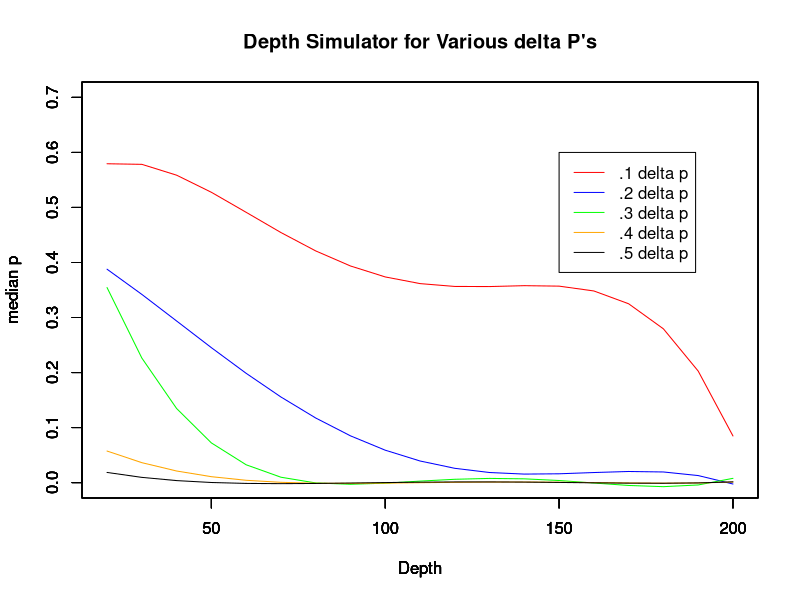
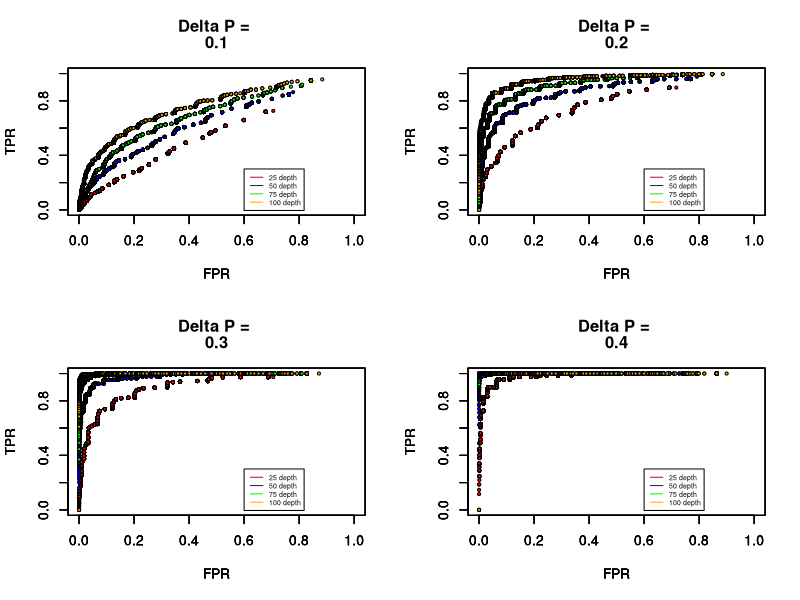

Reproduce these figures in R, in order.



fishersim = function(nm,nf,pm,pf){
MP = rbinom(1,nm, pm)             #samples value for p
FP = rbinom(1,nf,pf) 
MQ = nm - MP                      #calculates rest of reads as q
FQ = nf - FP
mable = c(MP,MQ)                  # puts values into a column
fable = c(FP,FQ)
cable = cbind(mable,fable)        #makes a 2x2 table
return (fisher.test(cable))
}



NfisherSim = function(N,nm,nf,pm,pf){
mylist = c() 
for (i in 1:N){
mylist = append(mylist,c(fishersim(nm,nf,pm,pf)$p.value)) #collects N pvalues in a list
} 
return(mylist)    #returns list of N pvalues
}



dimSim = function(){ #compares the regression lines of five values of delta P across different depths
list1=c()
list2=c()
list3=c()
list4=c()
list5 = c()
for (delta in seq(.6,1,.1)){         # concantonates the median p-value for each depth at each delta p value
for (depth in seq(20,200,10)){
test = median(NfisherSim(30,(depth/2),(depth/2),.5,delta))
if (delta == .6){
list1 = append(list1,test)}
if (delta == .7){
list2 = append(list2,test)}
if (delta == .8){
list3 = append(list3,test)}
if (delta == .9){
list4 = append(list4,test)}
if (delta == 1){
list5 = append(list5,test)}
}
}

xaxis = seq(20,200,10)             # enters the lists into a data frame
sample1 = data.frame(xaxis, list1)
sample2 = data.frame(xaxis, list2)
sample3 = data.frame(xaxis, list3)
sample4 = data.frame(xaxis, list4)
sample5 = data.frame(xaxis, list5)

fit1 = lm(sample1$list1 ~ poly(sample1$xaxis,4,raw=TRUE)) # polynomial regression for each delta p
fit2 = lm(sample2$list2 ~ poly(sample2$xaxis,4,raw=TRUE))
fit3 = lm(sample3$list3 ~ poly(sample3$xaxis,4,raw=TRUE))
fit4 = lm(sample4$list4 ~ poly(sample4$xaxis,4,raw=TRUE))
fit5 = lm(sample5$list5 ~ poly(sample5$xaxis,4,raw=TRUE))

plot(xaxis,list1, xlab = "Depth", ylab = "median p", pch = 21, bg= 'red', ylim = c(0,.7), type='n', main = "Depth Simulator for Various delta P's")
par(new=TRUE)
plot(xaxis,list2, xlab = "Depth", ylab = "median p", pch = 21, bg= 'blue', ylim = c(0,.7), cex=.5, type='n')
par(new=TRUE)
plot(xaxis,list3, xlab = "Depth", ylab = "median p", pch = 21, bg= 'green', ylim = c(0,.7), cex=.5, type='n')
par(new=TRUE)
plot(xaxis,list4, xlab = "Depth", ylab = "median p", pch = 21, bg= 'orange', ylim = c(0,.7), cex=.5, type='n')
par(new=TRUE)
plot(xaxis,list5, xlab = "Depth", ylab = "median p", pch = 21, bg= 'black', ylim = c(0,.7), cex=.5, type='n')

points(sample1$xaxis, predict(fit1), type = 'l', col='red',lwd=1)
points(sample2$xaxis, predict(fit2), type = 'l', col='blue',lwd=1)
points(sample2$xaxis, predict(fit3), type = 'l', col='green',lwd=1)
points(sample2$xaxis, predict(fit4), type = 'l', col='orange',lwd=1)
points(sample2$xaxis, predict(fit5), type = 'l', col='black',lwd=1)

legend(150,.6, c(".1 delta p",".2 delta p",".3 delta p",".4 delta p",".5 delta p"), lty=c(1,1), lwd=c(1,1),col=c("red","blue","green","orange","black"))


return(list1)
}

dimSim()





ROCcurve = function(deltaP){

list50f = c()
list50t = c()
list100f = c()
list100t = c()
list150f = c()
list150t = c()
list200f = c()
list200t = c()

pcutoff= seq(0,1,.00005)
#pcutoff =  c(10^-seq(0,7,.01),seq(0,1,.0005))
pcutoff = sort(pcutoff)

for (depth in seq(25,100,25)){
false = NfisherSim(1000,(depth),(depth),.5,.5)
true = NfisherSim(1000,(depth),(depth),.5,(.5+ deltaP))
for (pcut in pcutoff){

fp = sum(false < pcut)
tp = sum(true < pcut)

fpr = (fp / 1000 )
tpr = (tp / 1000 )

if (depth == 25){
list50f = append(list50f, fpr)
list50t = append(list50t, tpr)
}
if (depth == 50){
list100f = append(list100f, fpr)
list100t = append(list100t, tpr)
}
if (depth == 75){
list150f = append(list150f, fpr)
list150t = append(list150t, tpr)
}
if (depth == 100){
list200f = append(list200f, fpr)
list200t = append(list200t, tpr)
}
}

sample50 = data.frame(list50f, list50t)
sample100 = data.frame(list100f, list100t)
sample150 = data.frame(list150f, list150t)
sample200 = data.frame(list200f, list200t)

}

#fit1 = lm(sample50$list50t ~ poly(sample50$list50f,4,raw=TRUE)) # polynomial regression for each delta p : not used

plot(sample50, xlab = "FPR", ylab = "TPR", pch = 21, bg= 'red', ylim = c(0,1), xlim= c(0,1), cex=.5, main = c('Delta P = ', deltaP))
par(new=TRUE)
plot(sample100, xlab = "FPR", ylab = "TPR", pch = 21, bg= 'blue',ylim = c(0,1), xlim= c(0,1), cex=.5) #type='n' removes points
par(new=TRUE)
plot(sample150, xlab = "FPR", ylab = "TPR", pch = 21, bg= 'green', ylim = c(0,1), xlim= c(0,1), cex=.5)
par(new=TRUE)
plot(sample200, xlab = "FPR", ylab = "TPR", pch = 21, bg= 'orange',ylim = c(0,1), xlim= c(0,1), cex=.5)

legend(.6,.3, cex=.5, c("25 depth","50 depth","75 depth","100 depth"), lty=c(1,1), lwd=c(1,1),col=c("red","blue","green","orange"))

#points(sample100$list100f, predict(fit2), type = 'l', col='blue',lwd=1)

}






ROCgraph = function(){

attach(mtcars)
par(mfrow=c(2,2))

(ROCcurve(.1))
(ROCcurve(.2))
(ROCcurve(.3))
(ROCcurve(.4))

}

ROCgraph()



